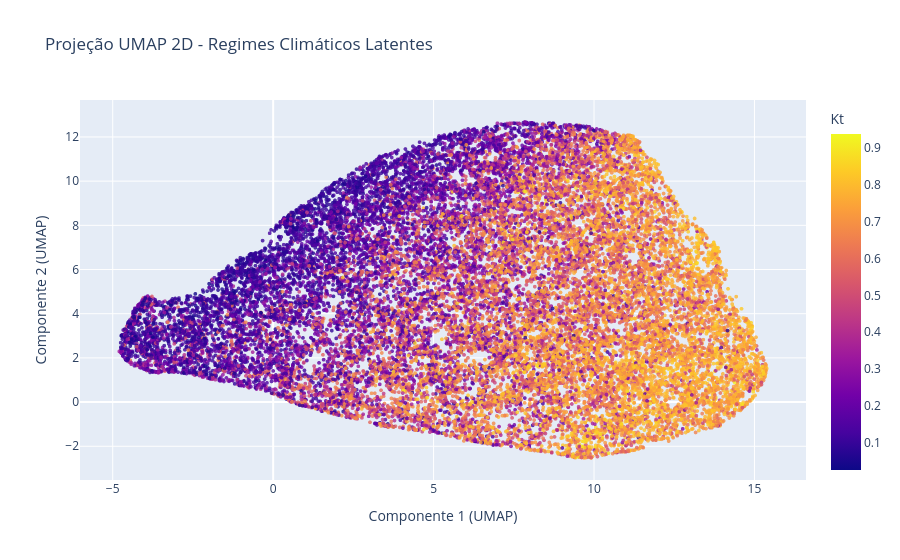

This figure's notebook cell:
### Code cell
# Gráfico de Dispersão utilizando as componentes latentes criadas pelo UMAP
fig_umap = px.scatter(
    df_vis,
    x='UMAP_1',
    y='UMAP_2',
    color=target_col, # Cor representando a Potência/Geração do sistema
    hover_data=['Date_Time', target_col], # Hover rico para inspecionar agrupamentos/anomalias
    color_continuous_scale=px.colors.sequential.Plasma,
    title='Projeção UMAP 2D - Regimes Climáticos Latentes',
    labels={
        'UMAP_1': 'Componente 1 (UMAP)',
        'UMAP_2': 'Componente 2 (UMAP)',
        target_col: 'Kt'
    }
)

# Configurando o tamanho dos pontos para evitar "overplotting" de dados densos
fig_umap.update_traces(marker=dict(size=4, opacity=0.8))
fig_umap.show()

### Figure 1 — Plotly figure (JSON) as saved in the notebook; plotly's stock layout.template omitted (floating-point values rounded to 4 significant figures; data arrays with more than 128 entries replaced by an {"elided": "..."} marker saying what was removed)
{"data": [{"customdata": {"elided": "24911x2 mixed values"}, "hovertemplate": "Componente 1 (UMAP)=%{x}<br>Componente 2 (UMAP)=%{y}<br>Date_Time=%{customdata[0]}<br>Kt=%{marker.color}<extra></extra>", "legendgroup": "", "marker": {"color": {"elided": "24911 float values"}, "coloraxis": "coloraxis", "opacity": 0.8, "size": 4, "symbol": "circle"}, "mode": "markers", "name": "", "showlegend": false, "type": "scattergl", "x": {"elided": "24911 float values"}, "xaxis": "x", "y": {"elided": "24911 float values"}, "yaxis": "y"}], "layout": {"coloraxis": {"colorbar": {"title": {"text": "Kt"}}, "colorscale": [[0, "#0d0887"], [0.1111, "#46039f"], [0.2222, "#7201a8"], [0.3333, "#9c179e"], [0.4444, "#bd3786"], [0.5556, "#d8576b"], [0.6667, "#ed7953"], [0.7778, "#fb9f3a"], [0.8889, "#fdca26"], [1, "#f0f921"]]}, "legend": {"tracegroupgap": 0}, "title": {"text": "Projeção UMAP 2D - Regimes Climáticos Latentes"}, "xaxis": {"anchor": "y", "domain": [0, 1], "title": {"text": "Componente 1 (UMAP)"}}, "yaxis": {"anchor": "x", "domain": [0, 1], "title": {"text": "Componente 2 (UMAP)"}}}}
